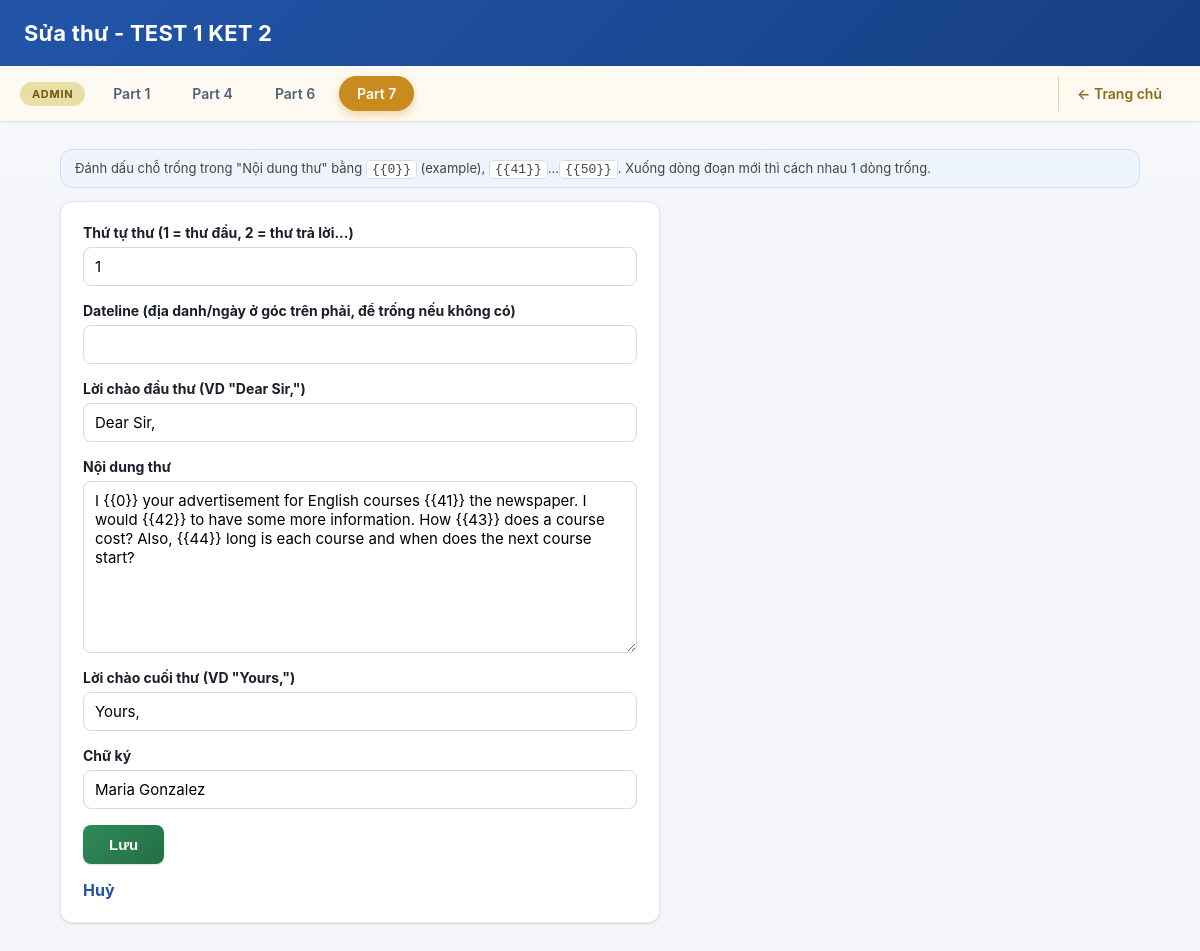
Page /index.php?controller=admin_part7&action=letterForm&test_id=1&id=1 on the committed database.
### tables this page shows
CREATE TABLE ket_part7_tests (
    id INT PRIMARY KEY AUTO_INCREMENT,
    title VARCHAR(255) NOT NULL,
    ket_group VARCHAR(20) NOT NULL DEFAULT '',
    test_label VARCHAR(20) NOT NULL DEFAULT '',
    instructions TEXT NULL,
    data_note TEXT NULL,
    created_at TIMESTAMP DEFAULT CURRENT_TIMESTAMP
);

CREATE TABLE ket_part7_letters (
    id INT PRIMARY KEY AUTO_INCREMENT,
    test_id INT NOT NULL,
    letter_order INT NOT NULL,
    dateline VARCHAR(100) NULL,
    salutation VARCHAR(255) NOT NULL,
    body_html TEXT NOT NULL,
    closing VARCHAR(100) NOT NULL,
    signature VARCHAR(255) NOT NULL,
    CONSTRAINT fk_part7_letters_test FOREIGN KEY (test_id) REFERENCES ket_part7_tests(id) ON DELETE CASCADE
);

### app/controllers/Controller.php (called while the page is built, shortened)
<?php
class Controller
{
    protected function render(string $view, array $data = []): void
    {
        extract($data);
        require __DIR__ . '/../views/' . $view . '.php';
    }
}

### app/controllers/AdminPart7Controller.php (called while the page is built, shortened)
<?php
class AdminPart7Controller extends Controller
{
    private Part7Question $part7Model;
    public function __construct(private PDO $pdo)
    {
        $this->part7Model = new Part7Question($pdo);
    }
    public function letterForm(): void
    {
        $testId = isset($_GET['test_id']) ? (int) $_GET['test_id'] : 0;
        $id = isset($_GET['id']) ? (int) $_GET['id'] : 0;
        $test = $testId > 0 ? $this->part7Model->getTestById($testId) : null;
        $letter = $id > 0 ? $this->part7Model->getLetterById($id) : null;
        $this->render('admin_part7/letter_form', ['test' => $test, 'letter' => $letter]);
    }
}

### public/index.php (called while the page is built, shortened)
<?php
require_once __DIR__ . '/../config/database.php';
require_once __DIR__ . '/../app/models/Part7Question.php';
require_once __DIR__ . '/../app/controllers/Controller.php';
require_once __DIR__ . '/../app/controllers/AdminPart7Controller.php';
$controllerName = $_GET['controller'] ?? 'home';
$actionName = $_GET['action'] ?? 'index';
switch ($controllerName) {
    case 'admin_part7':
        $controller = new AdminPart7Controller($pdo);
        break;
}
$controller->$actionName();

### app/models/Part7Question.php (called while the page is built, shortened)
<?php
class Part7Question
{
    private PDO $pdo;
    public function __construct(PDO $pdo)
    {
        $this->pdo = $pdo;
    }
    public function getTestById(int $id): ?array
    {
        $stmt = $this->pdo->prepare('SELECT * FROM ket_part7_tests WHERE id = ?');
        $stmt->execute([$id]);
        $test = $stmt->fetch();
        return $test !== false ? $test : null;
    }
    public function getLetterById(int $id): ?array
    {
        $stmt = $this->pdo->prepare('SELECT * FROM ket_part7_letters WHERE id = ?');
        $stmt->execute([$id]);
        $letter = $stmt->fetch();
        return $letter !== false ? $letter : null;
    }
}

### app/views/admin_part7/letter_form.php (the view, shortened to what this page needs)
<!DOCTYPE html>
<html lang="vi">
<head>
<link rel="stylesheet" href="css/style.css">
</head>
<body>
<header class="site-header">
    <h1><?= !empty($letter['id']) ? 'Sửa thư' : 'Thêm thư mới' ?> - <?= htmlspecialchars($test['title']) ?></h1>
</header>
<?php $activeAdminTab = 'admin7'; require __DIR__ . '/../partials/admin_nav_tabs.php'; ?>
<main class="page">
    <p class="admin-hint">
        Đánh dấu chỗ trống trong "Nội dung thư" bằng <code>{{0}}</code> (example), <code>{{41}}</code>...<code>{{50}}</code>.
        Xuống dòng đoạn mới thì cách nhau 1 dòng trống.
    </p>
    <form
        method="POST"
        action="index.php?controller=admin_part7&amp;action=letterForm&amp;test_id=<?= (int) $test['id'] ?><?= !empty($letter['id']) ? '&amp;id=' . (int) $letter['id'] : '' ?>"
        class="admin-form"
    >
        <label>
            Thứ tự thư (1 = thư đầu, 2 = thư trả lời...)
            <input type="number" name="letter_order" min="1" value="<?= htmlspecialchars((string) ($letter['letter_order'] ?? '1')) ?>" required>
        </label>
        <label>
            Dateline (địa danh/ngày ở góc trên phải, để trống nếu không có)
            <input type="text" name="dateline" value="<?= htmlspecialchars($letter['dateline'] ?? '') ?>">
        </label>
        <label>
            Lời chào đầu thư (VD "Dear Sir,")
            <input type="text" name="salutation" value="<?= htmlspecialchars($letter['salutation'] ?? '') ?>" required>
        </label>
        <label>
            Nội dung thư
            <textarea name="body_html" rows="8" required><?= htmlspecialchars($letter['body_html'] ?? '') ?></textarea>
        </label>
        <label>
            Lời chào cuối thư (VD "Yours,")
            <input type="text" name="closing" value="<?= htmlspecialchars($letter['closing'] ?? '') ?>" required>
        </label>
        <label>
            Chữ ký
            <input type="text" name="signature" value="<?= htmlspecialchars($letter['signature'] ?? '') ?>" required>
        </label>
        <button type="submit">Lưu</button>
        <a href="index.php?controller=admin_part7&amp;action=manage&amp;test_id=<?= (int) $test['id'] ?>" class="btn-link">Huỷ</a>
    </form>
</main>
</body>
</html>

### public/css/style.css (style rules this page uses)
:root { --color-primary: #2255aa; --color-primary-dark: #163f82; --color-primary-light: #eef4fc; --color-success: #2e8b57; --color-success-dark: #256e46; --color-danger: #c0392b; --color-danger-dark: #a5301f; --color-admin: #c98a1e; --color-admin-dark: #a3700f; --color-text: #1a1f2b; --color-text-muted: #667085; --color-border: #e3e7ee; --color-bg: #f3f5f9; --color-surface: #ffffff; --radius-sm: 8px; --radius-md: 12px; --radius-lg: 16px; --radius-pill: 999px; --shadow-sm: 0 1px 2px rgba(16, 24, 40, 0.06), 0 1px 3px rgba(16, 24, 40, 0.06); --shadow-md: 0 6px 16px rgba(16, 24, 40, 0.08); --shadow-lg: 0 16px 32px rgba(16, 24, 40, 0.14); --transition-fast: 0.15s ease; }
* { box-sizing: border-box; }
body { margin: 0; font-family: -apple-system, BlinkMacSystemFont, "Segoe UI", Roboto, Helvetica, Arial, sans-serif; background: linear-gradient(180deg, #f7f9fc 0%, var(--color-bg) 240px); color: var(--color-text); -webkit-font-smoothing: antialiased; }
.site-header { background: linear-gradient(135deg, var(--color-primary) 0%, var(--color-primary-dark) 100%); color: #ffffff; padding: 20px 24px; box-shadow: 0 2px 10px rgba(22, 63, 130, 0.25); }
.site-header h1 { margin: 0; font-size: 22px; font-weight: 700; letter-spacing: 0.2px; }
.page { width: 90%; max-width: 1100px; margin: 28px auto 64px; }
.admin-hint { background: var(--color-primary-light); border: 1px solid #cfe0f5; border-radius: var(--radius-md); padding: 10px 14px; font-size: 13px; color: #444444; }
.admin-hint code { background: #ffffff; border: 1px solid #cfe0f5; border-radius: 4px; padding: 1px 5px; }
.btn-link { display: inline-block; color: var(--color-primary); text-decoration: none; font-weight: 700; transition: color var(--transition-fast); }
.admin-form { background: var(--color-surface); border: 1px solid var(--color-border); border-radius: var(--radius-md); box-shadow: var(--shadow-sm); padding: 22px; max-width: 600px; display: flex; flex-direction: column; gap: 16px; }
.admin-form label { display: flex; flex-direction: column; gap: 6px; font-weight: 700; font-size: 14px; color: var(--color-text); }
.admin-form input, .admin-form select, .admin-form textarea { font-family: inherit; font-size: 15px; padding: 9px 11px; border: 1px solid #d3d8e2; border-radius: var(--radius-sm); font-weight: normal; transition: border-color var(--transition-fast), box-shadow var(--transition-fast); }
.admin-form button { align-self: flex-start; background: linear-gradient(135deg, var(--color-success) 0%, var(--color-success-dark) 100%); color: #ffffff; border: none; border-radius: var(--radius-sm); padding: 11px 26px; font-size: 15px; font-weight: 700; cursor: pointer; box-shadow: var(--shadow-sm); transition: transform var(--transition-fast), box-shadow var(--transition-fast), filter var(--transition-fast); }

### rows in the picture
ket_part7_tests: title "TEST 1 KET 2"
ket_part7_letters: letter_order "1", salutation "Dear Sir,", body_html "I {{0}} your advertisement for English courses {{41}} the newspaper. I would {{42}} to have some more information. How {{43}} does a course cost? Also, {{44}} long is each course and when does the next course start?", closing "Yours,", signature "Maria Gonzalez"

### other values in the picture
$tab['label'] "Part 1"
$tab['label'] "Part 4"
$tab['label'] "Part 6"
$tab['label'] "Part 7"
